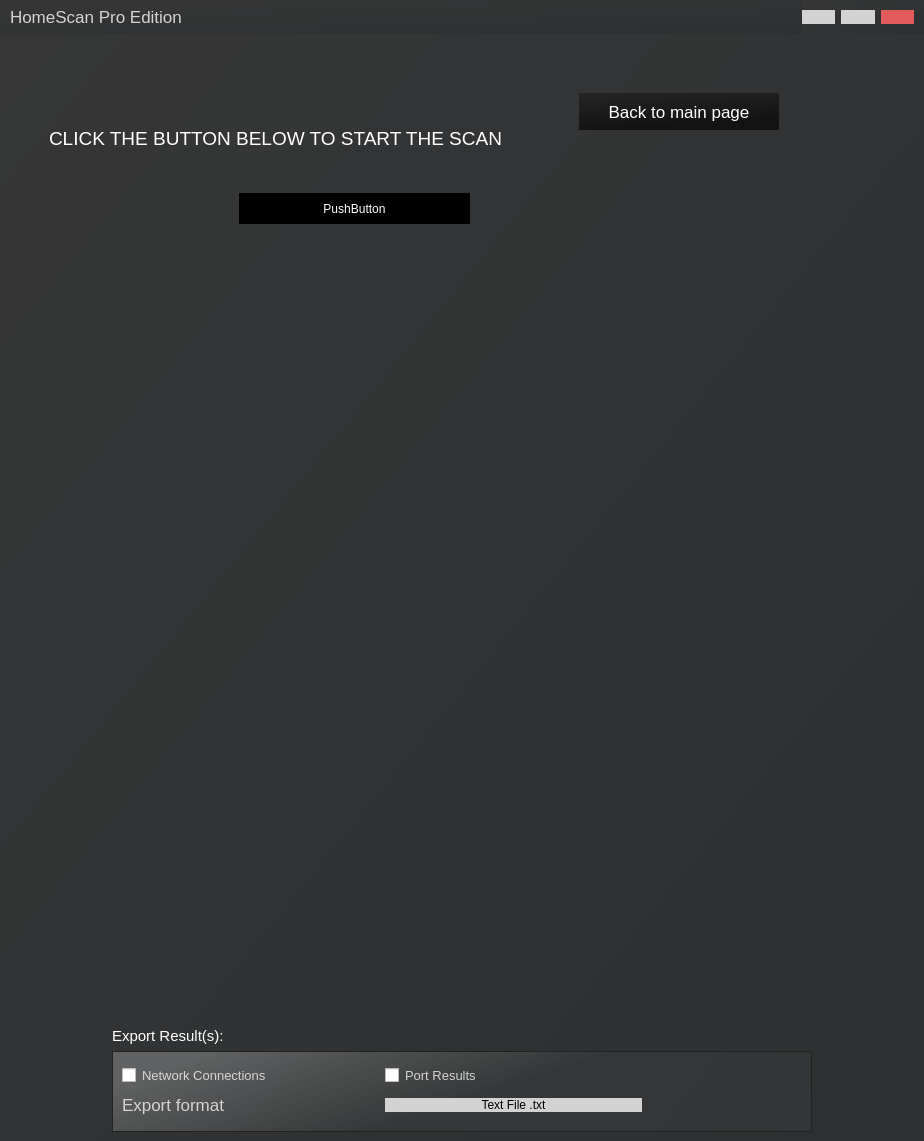
<?xml version="1.0" encoding="UTF-8"?>
<ui version="4.0">
 <class>MainWindow</class>
 <widget class="QMainWindow" name="MainWindow">
  <property name="geometry">
   <rect>
    <x>0</x>
    <y>0</y>
    <width>924</width>
    <height>1141</height>
   </rect>
  </property>
  <property name="windowTitle">
   <string>MainWindow</string>
  </property>
  <property name="styleSheet">
   <string notr="true">border: unset;</string>
  </property>
  <widget class="QWidget" name="app">
   <layout class="QHBoxLayout" name="horizontalLayout">
    <property name="spacing">
     <number>0</number>
    </property>
    <property name="leftMargin">
     <number>0</number>
    </property>
    <property name="topMargin">
     <number>0</number>
    </property>
    <property name="rightMargin">
     <number>0</number>
    </property>
    <property name="bottomMargin">
     <number>0</number>
    </property>
    <item>
     <widget class="QFrame" name="main">
      <property name="styleSheet">
       <string notr="true">background:qlineargradient(spread:pad, x1:0, y1:0, x2:1, y2:1, stop:0 rgba(54, 54, 54, 255), stop:1 rgba(44, 48, 50, 255))</string>
      </property>
      <property name="frameShape">
       <enum>QFrame::StyledPanel</enum>
      </property>
      <property name="frameShadow">
       <enum>QFrame::Raised</enum>
      </property>
      <layout class="QVBoxLayout" name="verticalLayout">
       <property name="spacing">
        <number>0</number>
       </property>
       <property name="leftMargin">
        <number>0</number>
       </property>
       <property name="topMargin">
        <number>0</number>
       </property>
       <property name="rightMargin">
        <number>0</number>
       </property>
       <property name="bottomMargin">
        <number>0</number>
       </property>
       <item>
        <widget class="QFrame" name="name_and_tabs">
         <property name="enabled">
          <bool>true</bool>
         </property>
         <property name="maximumSize">
          <size>
           <width>16777215</width>
           <height>34</height>
          </size>
         </property>
         <property name="styleSheet">
          <string notr="true"/>
         </property>
         <property name="frameShape">
          <enum>QFrame::StyledPanel</enum>
         </property>
         <property name="frameShadow">
          <enum>QFrame::Raised</enum>
         </property>
         <layout class="QHBoxLayout" name="horizontalLayout_7">
          <property name="leftMargin">
           <number>0</number>
          </property>
          <property name="topMargin">
           <number>0</number>
          </property>
          <property name="rightMargin">
           <number>0</number>
          </property>
          <property name="bottomMargin">
           <number>0</number>
          </property>
          <item>
           <layout class="QHBoxLayout" name="horizontalLayout_3">
            <property name="leftMargin">
             <number>10</number>
            </property>
            <property name="rightMargin">
             <number>10</number>
            </property>
            <property name="bottomMargin">
             <number>0</number>
            </property>
            <item>
             <widget class="QLabel" name="label">
              <property name="styleSheet">
               <string notr="true">border:none;background: none;
color:lightgray;
font-size:17px;</string>
              </property>
              <property name="text">
               <string>HomeScan Pro Edition</string>
              </property>
             </widget>
            </item>
            <item>
             <widget class="QFrame" name="frame_12">
              <property name="minimumSize">
               <size>
                <width>30</width>
                <height>0</height>
               </size>
              </property>
              <property name="maximumSize">
               <size>
                <width>112</width>
                <height>16777215</height>
               </size>
              </property>
              <property name="frameShape">
               <enum>QFrame::StyledPanel</enum>
              </property>
              <property name="frameShadow">
               <enum>QFrame::Raised</enum>
              </property>
              <layout class="QHBoxLayout" name="horizontalLayout_9">
               <property name="leftMargin">
                <number>0</number>
               </property>
               <property name="topMargin">
                <number>0</number>
               </property>
               <property name="rightMargin">
                <number>0</number>
               </property>
               <property name="bottomMargin">
                <number>0</number>
               </property>
               <item>
                <widget class="QPushButton" name="min">
                 <property name="styleSheet">
                  <string notr="true">background-color: lightgray;
border: none;
top:0;border-radius: 0;
width:30px;</string>
                 </property>
                 <property name="text">
                  <string/>
                 </property>
                 <property name="icon">
                  <iconset>
                   <normaloff>assets/minus.svg</normaloff>assets/minus.svg</iconset>
                 </property>
                </widget>
               </item>
               <item>
                <widget class="QPushButton" name="full">
                 <property name="styleSheet">
                  <string notr="true">background-color: lightgray;
border: none;
top:0;border-radius: 0;</string>
                 </property>
                 <property name="text">
                  <string/>
                 </property>
                 <property name="icon">
                  <iconset>
                   <normaloff>assets/square.svg</normaloff>assets/square.svg</iconset>
                 </property>
                </widget>
               </item>
               <item>
                <widget class="QPushButton" name="exit">
                 <property name="styleSheet">
                  <string notr="true">background-color: #e15b5d;
border: none;
top:0;border-radius: 0;
margin-top:0px;</string>
                 </property>
                 <property name="text">
                  <string/>
                 </property>
                 <property name="icon">
                  <iconset>
                   <normaloff>assets/x.svg</normaloff>assets/x.svg</iconset>
                 </property>
                </widget>
               </item>
              </layout>
             </widget>
            </item>
           </layout>
          </item>
         </layout>
        </widget>
       </item>
       <item>
        <widget class="QFrame" name="footer">
         <property name="styleSheet">
          <string notr="true">background:none;
border:none;</string>
         </property>
         <property name="frameShape">
          <enum>QFrame::StyledPanel</enum>
         </property>
         <property name="frameShadow">
          <enum>QFrame::Raised</enum>
         </property>
         <layout class="QVBoxLayout" name="verticalLayout_6">
          <item>
           <widget class="QFrame" name="frame">
            <property name="frameShape">
             <enum>QFrame::StyledPanel</enum>
            </property>
            <property name="frameShadow">
             <enum>QFrame::Raised</enum>
            </property>
            <widget class="QLabel" name="label_2">
             <property name="geometry">
              <rect>
               <x>40</x>
               <y>70</y>
               <width>461</width>
               <height>51</height>
              </rect>
             </property>
             <property name="styleSheet">
              <string notr="true">color:white;
font-size:19px;</string>
             </property>
             <property name="text">
              <string>CLICK THE BUTTON BELOW TO START THE SCAN</string>
             </property>
            </widget>
            <widget class="QPushButton" name="pushButton">
             <property name="geometry">
              <rect>
               <x>230</x>
               <y>150</y>
               <width>231</width>
               <height>31</height>
              </rect>
             </property>
             <property name="styleSheet">
              <string notr="true">color:white;
background:black;</string>
             </property>
             <property name="text">
              <string>PushButton</string>
             </property>
            </widget>
            <widget class="QPushButton" name="pushButton_4">
             <property name="geometry">
              <rect>
               <x>570</x>
               <y>50</y>
               <width>200</width>
               <height>37</height>
              </rect>
             </property>
             <property name="minimumSize">
              <size>
               <width>0</width>
               <height>37</height>
              </size>
             </property>
             <property name="maximumSize">
              <size>
               <width>200</width>
               <height>16777215</height>
              </size>
             </property>
             <property name="styleSheet">
              <string notr="true">background-color:qlineargradient(spread:pad, x1:0, y1:0, x2:0.306, y2:0.909091, stop:0 rgba(37, 37, 37, 255), stop:1 rgba(19, 19, 19, 255));
color:rgb(255, 255, 255);
font-size:17px;
border:none;</string>
             </property>
             <property name="text">
              <string>Back to main page</string>
             </property>
             <property name="icon">
              <iconset>
               <normaloff>assets/export.png</normaloff>assets/export.png</iconset>
             </property>
             <property name="iconSize">
              <size>
               <width>37</width>
               <height>37</height>
              </size>
             </property>
            </widget>
           </widget>
          </item>
          <item alignment="Qt::AlignHCenter|Qt::AlignBottom">
           <widget class="QFrame" name="frame_9">
            <property name="minimumSize">
             <size>
              <width>700</width>
              <height>0</height>
             </size>
            </property>
            <property name="maximumSize">
             <size>
              <width>728</width>
              <height>16777215</height>
             </size>
            </property>
            <property name="styleSheet">
             <string notr="true">background: none;
border:none;</string>
            </property>
            <property name="frameShape">
             <enum>QFrame::StyledPanel</enum>
            </property>
            <property name="frameShadow">
             <enum>QFrame::Raised</enum>
            </property>
            <layout class="QVBoxLayout" name="verticalLayout_7">
             <property name="leftMargin">
              <number>0</number>
             </property>
             <property name="topMargin">
              <number>0</number>
             </property>
             <property name="rightMargin">
              <number>0</number>
             </property>
             <property name="bottomMargin">
              <number>0</number>
             </property>
             <item>
              <widget class="QLabel" name="label_5">
               <property name="styleSheet">
                <string notr="true">color:white;
font-size:15px;
background:none;
border:none;</string>
               </property>
               <property name="text">
                <string>Export Result(s):</string>
               </property>
              </widget>
             </item>
             <item>
              <widget class="QFrame" name="frame_3">
               <property name="minimumSize">
                <size>
                 <width>400</width>
                 <height>81</height>
                </size>
               </property>
               <property name="maximumSize">
                <size>
                 <width>16777215</width>
                 <height>111</height>
                </size>
               </property>
               <property name="styleSheet">
                <string notr="true">background-color:qlineargradient(spread:pad, x1:0.0454545, y1:0.313, x2:0.550318, y2:0.489, stop:0 rgba(144, 144, 144, 125), stop:1 rgba(73, 73, 73, 55));
border-color: white;
border: 2px;
border: 1px solid rgb(34, 34, 34);</string>
               </property>
               <property name="frameShape">
                <enum>QFrame::StyledPanel</enum>
               </property>
               <property name="frameShadow">
                <enum>QFrame::Raised</enum>
               </property>
               <layout class="QHBoxLayout" name="horizontalLayout_12">
                <item>
                 <layout class="QHBoxLayout" name="horizontalLayout_11">
                  <item>
                   <layout class="QVBoxLayout" name="verticalLayout_8">
                    <property name="rightMargin">
                     <number>120</number>
                    </property>
                    <item>
                     <layout class="QHBoxLayout" name="horizontalLayout_2">
                      <item>
                       <widget class="QCheckBox" name="checkBox_2">
                        <property name="styleSheet">
                         <string notr="true">border:none;background: none;
color:rgb(213, 213, 213);
font-size:13px;</string>
                        </property>
                        <property name="text">
                         <string>Network Connections</string>
                        </property>
                       </widget>
                      </item>
                      <item>
                       <widget class="QCheckBox" name="checkBox">
                        <property name="styleSheet">
                         <string notr="true">border:none;background: none;
color:lightgray;

font-size:13px;</string>
                        </property>
                        <property name="text">
                         <string>Port Results</string>
                        </property>
                       </widget>
                      </item>
                     </layout>
                    </item>
                    <item>
                     <layout class="QHBoxLayout" name="horizontalLayout_6">
                      <item>
                       <widget class="QLabel" name="label_3">
                        <property name="styleSheet">
                         <string notr="true">border:none;background: none;
color:lightgray;
font-size:17px;</string>
                        </property>
                        <property name="text">
                         <string>Export format</string>
                        </property>
                       </widget>
                      </item>
                      <item>
                       <widget class="QPushButton" name="pushButton_6">
                        <property name="styleSheet">
                         <string notr="true">background-color: lightgray;
border: 20px;
top:0;
</string>
                        </property>
                        <property name="text">
                         <string>Text File .txt</string>
                        </property>
                       </widget>
                      </item>
                     </layout>
                    </item>
                   </layout>
                  </item>
                  <item>
                   <spacer name="horizontalSpacer">
                    <property name="orientation">
                     <enum>Qt::Horizontal</enum>
                    </property>
                    <property name="sizeType">
                     <enum>QSizePolicy::Maximum</enum>
                    </property>
                    <property name="sizeHint" stdset="0">
                     <size>
                      <width>40</width>
                      <height>20</height>
                     </size>
                    </property>
                   </spacer>
                  </item>
                 </layout>
                </item>
               </layout>
              </widget>
             </item>
            </layout>
           </widget>
          </item>
         </layout>
        </widget>
       </item>
      </layout>
     </widget>
    </item>
   </layout>
  </widget>
 </widget>
 <resources/>
 <connections/>
</ui>
